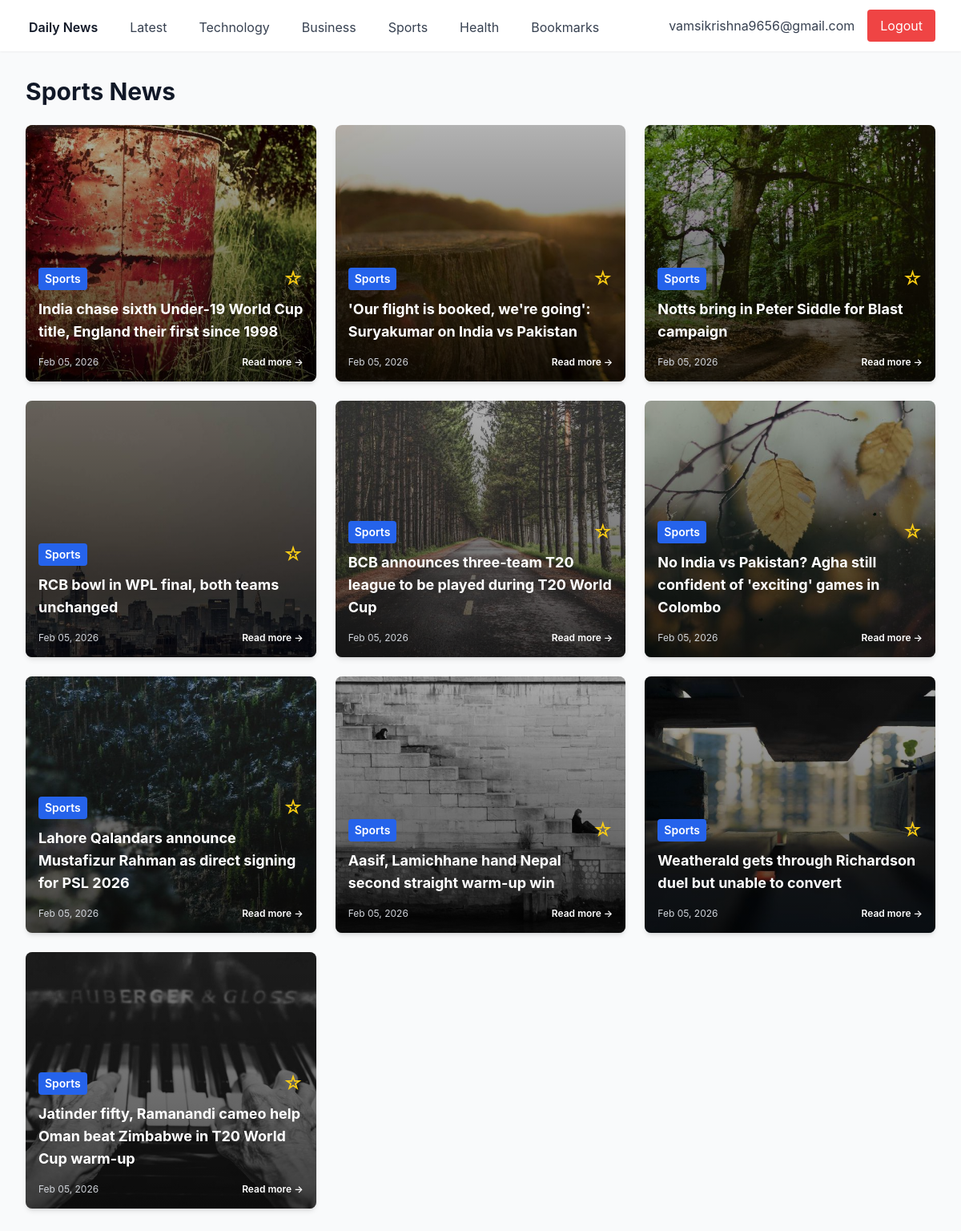
Page /category/Sports (signed in) on the committed database.
### app/models.py (models this page shows)
class User(Base):
    __tablename__ = "users"
    id = Column(Integer, primary_key=True, index=True)
    email = Column(String, unique=True, index=True)
    password_hash = Column(String)
    created_at = Column(DateTime, default=datetime.utcnow)
    bookmarks = relationship("Bookmark", back_populates="user")

class Article(Base):
    __tablename__ = "articles"
    id = Column(Integer, primary_key=True, index=True)
    title = Column(String)
    summary = Column(Text)
    url = Column(String)
    image_url = Column(String, nullable=True)
    category = Column(String, index=True)
    published_at = Column(DateTime)
    bookmarks = relationship("Bookmark", back_populates="article")

### app/news/routes.py (the view)
@router.get("/category/{category_name}", response_class=HTMLResponse)
async def category(request: Request, category_name: str, db: Session = Depends(get_db), current_user = Depends(get_current_user)):
    if not current_user:
        return RedirectResponse(url="/login")
    articles = db.query(Article).filter(Article.category == category_name).order_by(Article.published_at.desc()).limit(40).all()
    bookmarked_ids = set()
    if current_user:
        bookmarks = db.query(Bookmark).filter(Bookmark.user_id == current_user.id).all()
        bookmarked_ids = {b.article_id for b in bookmarks}
    return templates.TemplateResponse("index.html", {
        "request": request,
        "articles": articles,
        "current_user": current_user,
        "bookmarked_ids": bookmarked_ids,
        "category": category_name
    })

### templates/index.html (shortened to what this page needs)
{% extends "base.html" %}
{% block content %}
<h1 class="text-3xl font-bold text-gray-900 mb-6">{{ category }} News</h1>
{% if articles %}
<div class="grid grid-cols-1 md:grid-cols-2 lg:grid-cols-3 gap-6">
    {% for article in articles %}
    <div class="bg-white rounded-lg shadow-md overflow-hidden hover:shadow-lg transition">
        <div class="article-card-image" style="background-image: url('{{ article.image_url }}');">
            <div class="article-overlay">
                <div class="p-4">
                    <div class="flex items-center justify-between mb-2">
                        <span class="text-sm text-white font-semibold bg-blue-600 px-2 py-1 rounded">{{ article.category
                            }}</span>
                        <form method="POST" action="/bookmark/{{ article.id }}">
                            <button type="submit" class="text-yellow-400 hover:text-yellow-300 text-2xl">
                                {% if article.id in bookmarked_ids %}
                                ★
                                {% else %}
                                ☆
                                {% endif %}
                            </button>
                        </form>
                    </div>
                    <h2 class="text-lg font-bold text-white mb-4">
                        <a href="{{ article.url }}" target="_blank" class="hover:text-gray-200">
                            {{ article.title }}
                        </a>
                    </h2>
                    <div class="flex items-center justify-between text-xs text-gray-300">
                        <span>{{ article.published_at.strftime('%b %d, %Y') }}</span>
                        <a href="{{ article.url }}" target="_blank"
                            class="text-white hover:text-gray-200 font-semibold">
                            Read more →
                        </a>
                    </div>
                </div>
            </div>
        </div>
    </div>
    {% endfor %}
</div>
{% else %}
<div class="text-center py-12">
    <p class="text-gray-600 text-lg">No articles available yet. News will be fetched shortly.</p>
</div>
{% endif %}
{% endblock %}

### templates/base.html (shortened to what this page needs)
<!DOCTYPE html>
<html lang="en">
<head>
    <script src="https://cdn.tailwindcss.com"></script>
    <link rel="stylesheet" href="/static/styles.css">
</head>
<body class="bg-gray-50">
    {% if current_user %}
    <nav class="bg-white shadow-sm">
        <div class="max-w-7xl mx-auto px-4 sm:px-6 lg:px-8">
            <div class="flex justify-between h-16">
                <div class="flex space-x-8">
                    <a href="/" class="inline-flex items-center px-1 pt-1 text-gray-900 font-semibold">
                        Daily News
                    </a>
                    <a href="/" class="inline-flex items-center px-1 pt-1 text-gray-700 hover:text-gray-900">
                        Latest
                    </a>
                    <a href="/category/Technology" class="inline-flex items-center px-1 pt-1 text-gray-700 hover:text-gray-900">
                        Technology
                    </a>
                    <a href="/category/Business" class="inline-flex items-center px-1 pt-1 text-gray-700 hover:text-gray-900">
                        Business
                    </a>
                    <a href="/category/Sports" class="inline-flex items-center px-1 pt-1 text-gray-700 hover:text-gray-900">
                        Sports
                    </a>
                    <a href="/category/Health" class="inline-flex items-center px-1 pt-1 text-gray-700 hover:text-gray-900">
                        Health
                    </a>
                    <a href="/bookmarks" class="inline-flex items-center px-1 pt-1 text-gray-700 hover:text-gray-900">
                        Bookmarks
                    </a>
                </div>
                <div class="flex items-center">
                    <span class="text-gray-700 mr-4">{{ current_user.email }}</span>
                    <form method="POST" action="/logout">
                        <button type="submit" class="bg-red-500 text-white px-4 py-2 rounded hover:bg-red-600">
                            Logout
                        </button>
                    </form>
                </div>
            </div>
        </div>
    </nav>
    {% endif %}
    <main class="max-w-7xl mx-auto px-4 sm:px-6 lg:px-8 py-8">
        {% block content %}{% endblock %}
    </main>
</body>
</html>

### static/styles.css (style rules this page uses)
body { font-family: -apple-system, BlinkMacSystemFont, 'Segoe UI', Roboto, 'Helvetica Neue', Arial, sans-serif; }
a, button { transition: all 0.2s ease-in-out; }
.hover\:shadow-lg { transition: box-shadow 0.3s ease-in-out; }
.article-card-image { width: 100%; min-height: 320px; background-size: cover; background-position: center; background-repeat: no-repeat; position: relative; }
.article-overlay { position: absolute; top: 0; left: 0; right: 0; bottom: 0; background: linear-gradient(to bottom, rgba(0, 0, 0, 0.3) 0%, rgba(0, 0, 0, 0.7) 100%); display: flex; flex-direction: column; justify-content: flex-end; }

### rows in the picture
User: email "vamsikrishna9656@gmail.com"
Article: image_url (picture), category "Sports", title "India chase sixth Under-19 World Cup title, England their first since 1998", published_at "Feb 05, 2026"
Article: image_url (picture), category "Sports", title "'Our flight is booked, we're going': Suryakumar on India vs Pakistan", published_at "Feb 05, 2026"
Article: image_url (picture), category "Sports", title "Notts bring in Peter Siddle for Blast campaign", published_at "Feb 05, 2026"
Article: image_url (picture), category "Sports", title "RCB bowl in WPL final, both teams unchanged", published_at "Feb 05, 2026"
Article: image_url (picture), category "Sports", title "BCB announces three-team T20 league to be played during T20 World Cup", published_at "Feb 05, 2026"
Article: image_url (picture), category "Sports", title "No India vs Pakistan? Agha still confident of 'exciting' games in Colombo", published_at "Feb 05, 2026"
Article: image_url (picture), category "Sports", title "Lahore Qalandars announce Mustafizur Rahman as direct signing for PSL 2026", published_at "Feb 05, 2026"
Article: image_url (picture), category "Sports", title "Aasif, Lamichhane hand Nepal second straight warm-up win", published_at "Feb 05, 2026"
Article: image_url (picture), category "Sports", title "Weatherald gets through Richardson duel but unable to convert", published_at "Feb 05, 2026"
Article: image_url (picture), category "Sports", title "Jatinder fifty, Ramanandi cameo help Oman beat Zimbabwe in T20 World Cup warm-up", published_at "Feb 05, 2026"

### other values in the picture
{{ category }} "Sports"
